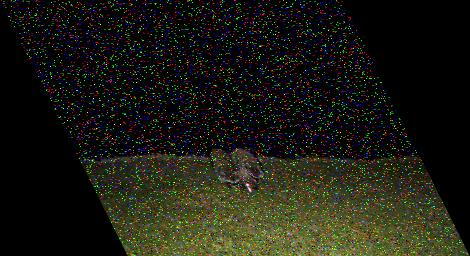
#> input picture cow.jpg, 470 x 256 px
$ python lab3.py   (older library calls are emulated)
#> lines starting #> are read from the running program, lines starting #| are printed output that depends on the picture
# -*- coding: utf-8 -*-
"""
Created on Mon Oct 28 21:06:31 2024

@author: Owl
"""
import cv2
import numpy as np
from skimage import restoration
import matplotlib.pyplot as plt

image_path = 'cow.jpg'
image = cv2.imread(image_path)
#> image is the input picture: shape (256, 470, 3); mean B, G, R 19.6, 28.2, 28.3

if image is None:
    print("Ошибка: Изображение не найдено. Проверьте путь к файлу.")
else:
    h, w = image.shape[:2]
#> h = 256; w = 470

    # Указанные координаты углов изображения
    src_points = np.float32([[126, h], [w, h], [w-126, 0], [0, 0]])
    dst_points = np.float32([[0, h], [w, h], [w, 0], [0, 0]])
#> dst_points = [[0, 256], [470, 256], [470, 0], [0, 0]]

    # Преобразование перспективы
    M = cv2.getPerspectiveTransform(src_points, dst_points)
    aligned_image = cv2.warpPerspective(image, M, (w, h))
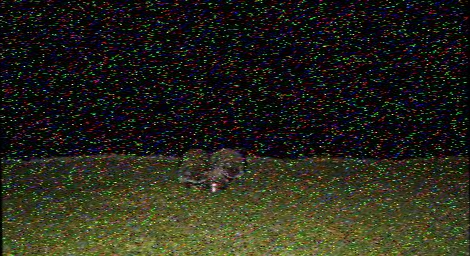
#> aligned_image: shape (256, 470, 3); mean B, G, R 26.7, 38.5, 38.6

    # Удаление шума
    denoised_image = cv2.medianBlur(aligned_image, 5)
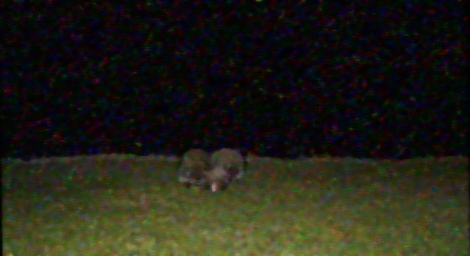
#> denoised_image: shape (256, 470, 3); mean B, G, R 21.3, 32.4, 32.9

    # Дополнительное удаление шума волновым преобразованием
    #smoothed_image = restoration.denoise_wavelet(denoised_image, multichannel=True)
    #smoothed_image = (smoothed_image * 255).astype(np.uint8)


    brightness_enhanced = cv2.convertScaleAbs(denoised_image, alpha=1.5, beta=15)
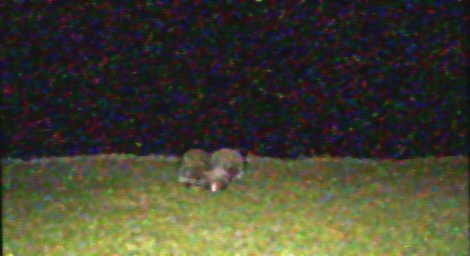
#> brightness_enhanced: shape (256, 470, 3); mean B, G, R 46.9, 63.6, 64.4


    plt.figure(figsize=(10, 10))
    plt.imshow(cv2.cvtColor(image, cv2.COLOR_BGR2RGB))
    plt.title('Оригинальное изображение')
    plt.axis('off')
    plt.show()

    plt.figure(figsize=(10, 10))
    plt.imshow(cv2.cvtColor(denoised_image, cv2.COLOR_BGR2RGB))
    plt.title('Сглаженное изображение')
    plt.axis('off')
    plt.show()

    plt.figure(figsize=(10, 10))
    plt.imshow(cv2.cvtColor(brightness_enhanced, cv2.COLOR_BGR2RGB))
    plt.title('Увеличенная яркость')
    plt.axis('off')
    plt.show()
